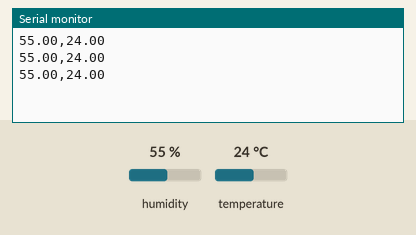
A sketch run on a simulated Arduino Uno, built with avr-gcc and run on an emulated ATmega328P. Parts: the last lines printed to the serial monitor. Inputs (shaded band) come from the test bench; at power-on: humidity 55 %, temperature 24 °C.

Above: at 2.8 s.
2.9 s: humidity set to 22 %
At 4.8 s:
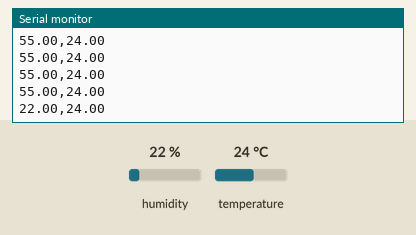
5.6 s: temperature set to 12 °C
At 6.5 s:
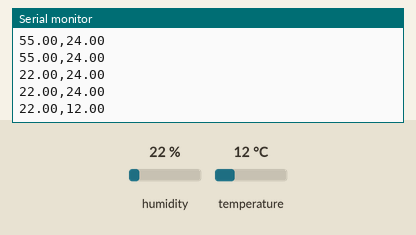
8.3 s: humidity set to 40 %
At 9.8 s:
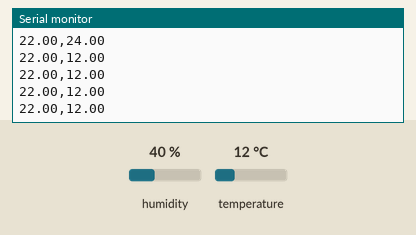
Timing chart, 0 to 11.3 s (numbered marks = the images above; inputs shaded):
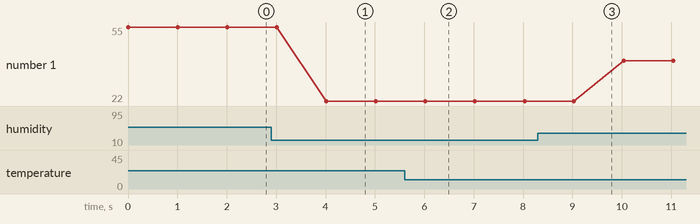

The sketch:

sketch_dht22-update.ino
```cpp
#include <DHT.h>

DHT dht(2, DHT22);

float humidity, temperature;

void setup()
{

  // Set serial baud rate
  Serial.begin(9600);

  dht.begin();

}

void loop()
{

  //retreive data from sensor, store in variable
  humidity = dht.readHumidity();
  temperature = dht.readTemperature();

  // output humidity and temperature data
  Serial.println(String(humidity) + "," + String(temperature));

  // delay until next reading
  delay(1000);

}
```

Measured:
- after the input at 2.9 s, the serial monitor: prints a new line after 1.1 s (image 1)
- after the input at 5.6 s, the serial monitor: prints a new line after 0.42 s (image 2)
- plotted number 1: 55 → 22 after the input at 2.9 s, 22 → 40 after the input at 8.3 s
